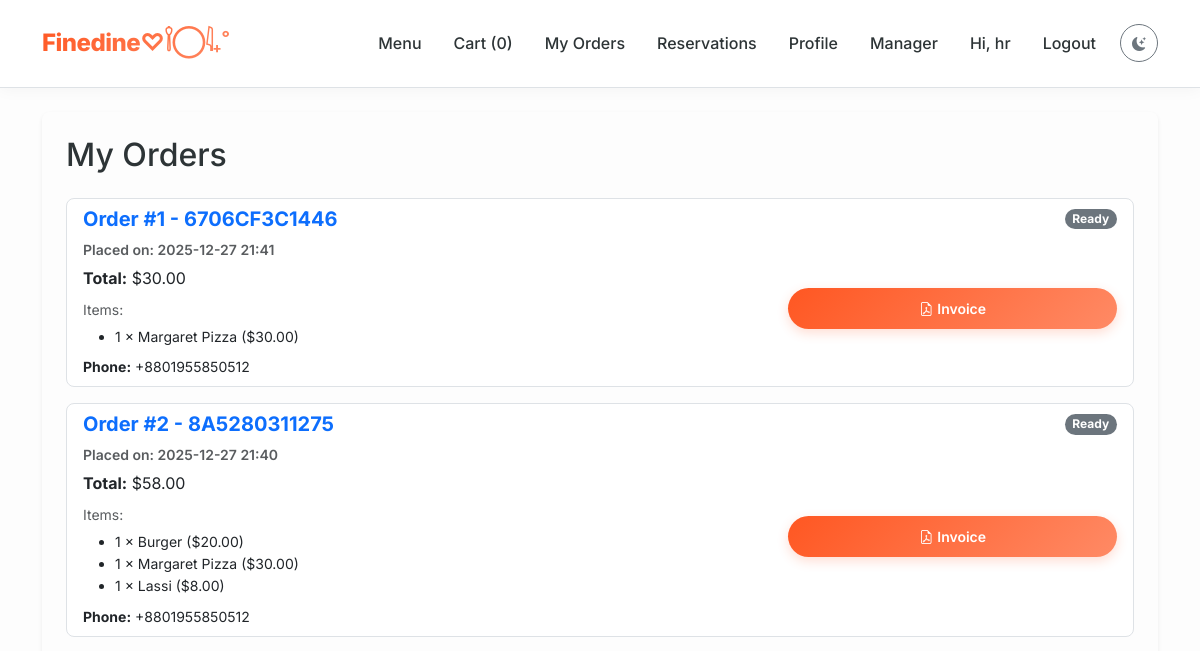
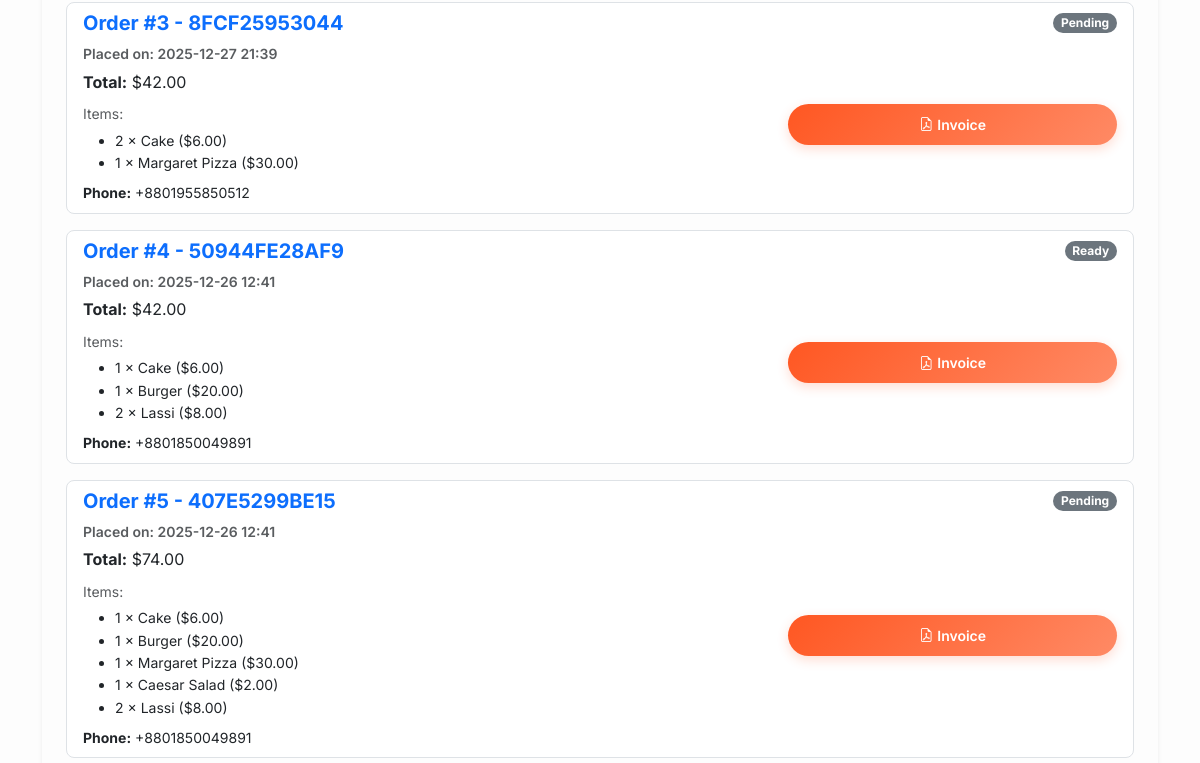
The page /user/my-orders (signed in, upper part) on the database as committed earlier (2 pictures, top to bottom).
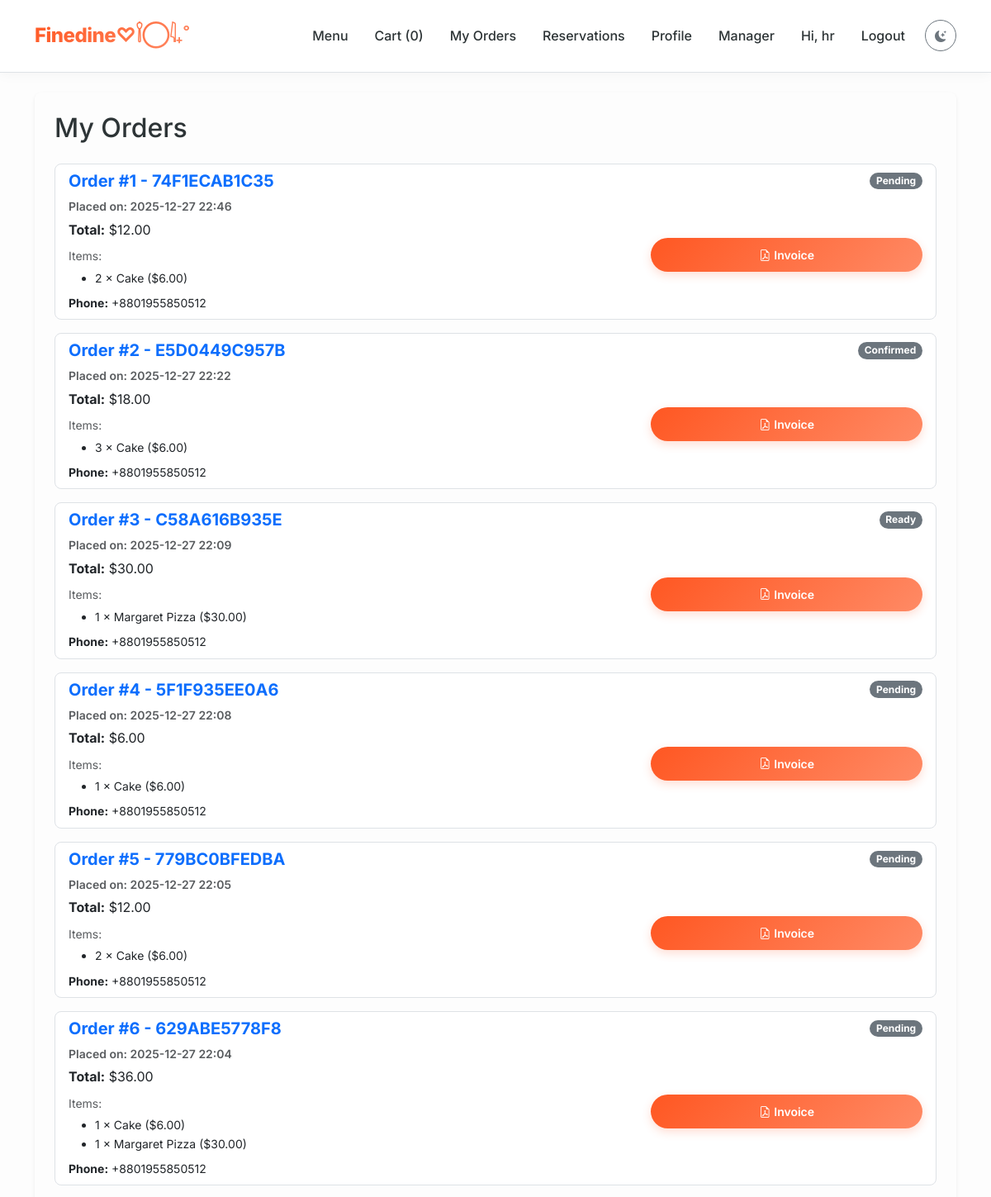
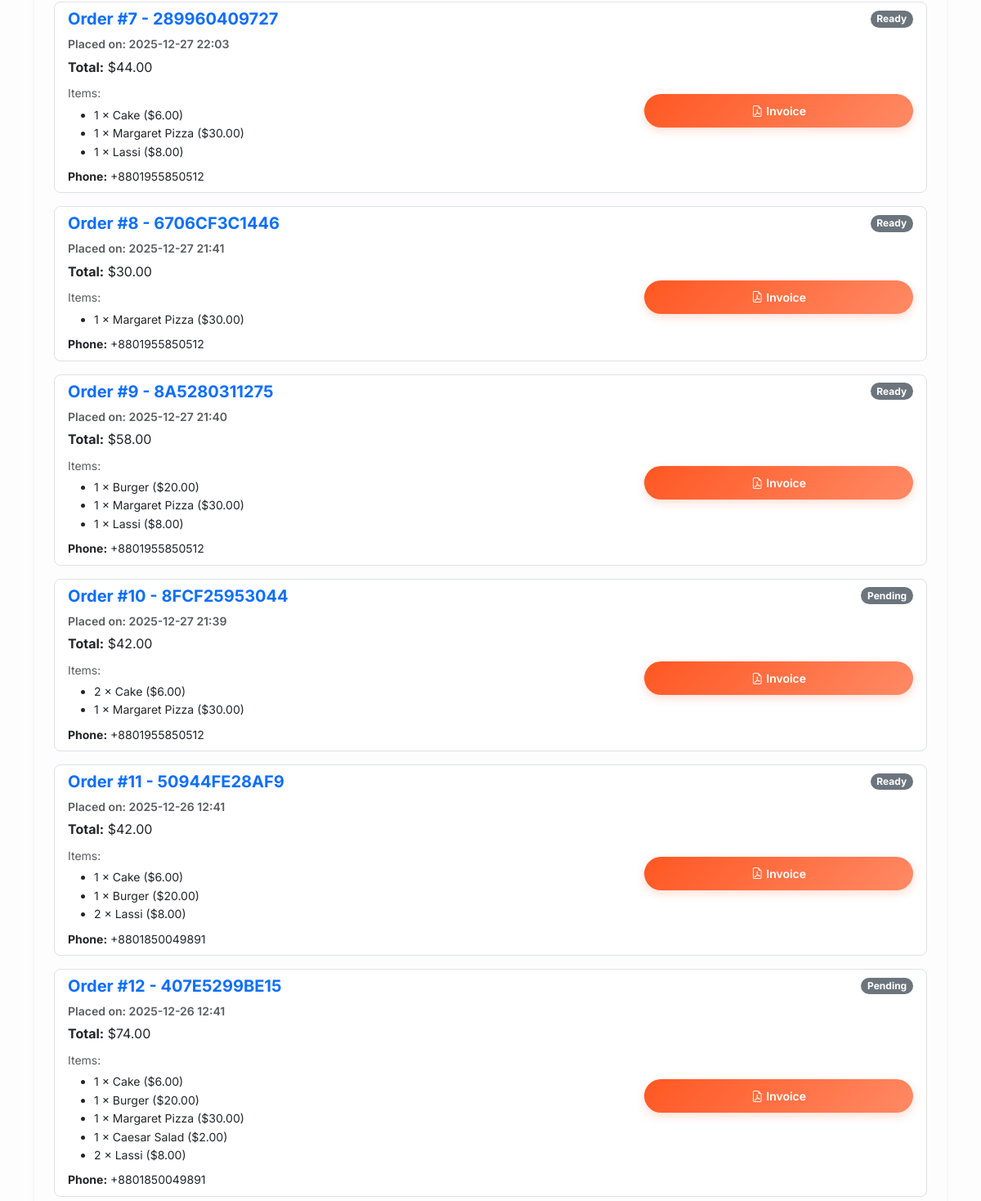
The same page on the database as committed later (2 pictures, top to bottom).
### models/models.py (models this page shows, shortened)
class User(db.Model):
    id = db.Column(db.Integer, primary_key=True)
    username = db.Column(db.String(120), unique=True, nullable=False)
    member_id = db.Column(db.String(20), unique=True)  # Custom ID
    email = db.Column(db.String(200), unique=True)
    password = db.Column(db.String(255), nullable=False)
    full_name = db.Column(db.String(200))
    phone = db.Column(db.String(50))
    address_district = db.Column(db.String(100))
    address_city = db.Column(db.String(100))
    address_street = db.Column(db.String(200))
    profile_image = db.Column(db.String(200))  # image filename
    reset_token = db.Column(db.String(100), nullable=True)
    reset_token_expiry = db.Column(db.DateTime, nullable=True)
    role = db.Column(db.Enum('admin', 'manager', 'cashier', 'waiter', 'chef', 'customer', name='user_roles'), default='customer')
    email_verified = db.Column(db.Boolean, default=False)
    email_verification_code = db.Column(db.String(10), nullable=True)
    created_at = db.Column(db.DateTime, default=get_dhaka_time)
    orders = db.relationship('Order', backref='user', lazy=True)
    reservations = db.relationship('Reservation', backref='user', lazy=True)
    ratings = db.relationship('Rating', backref='user', lazy=True)
    staff_shifts = db.relationship('StaffShift', backref='user', lazy=True)
    staff_shifts = db.relationship('StaffShift', backref='user', lazy=True)

class Order(db.Model):
    __tablename__ = 'orders'
    id = db.Column(db.Integer, primary_key=True)
    unique_order_number = db.Column(db.String(12), unique=True, nullable=False, default=lambda: str(uuid.uuid4().hex[:12]).upper())
    user_id = db.Column(db.Integer, db.ForeignKey('user.id'), nullable=False)
    items = db.Column(db.Text, nullable=False)  # JSON string of items
    total = db.Column(db.Float, nullable=False)
    status = db.Column(db.String(50), default='Placed')
    payment_status = db.Column(db.String(20), default='pending')
    payment_method = db.Column(db.String(20), nullable=True)
    discount = db.Column(db.Float, default=0.0)
    order_type = db.Column(db.Enum('dine_in', 'takeaway', name='order_type'), default='dine_in')
    phone = db.Column(db.String(50), nullable=False)
    address_district = db.Column(db.String(100), nullable=False)
    address_city = db.Column(db.String(100), nullable=False)
    address_street = db.Column(db.String(255), nullable=False)
    created_at = db.Column(db.DateTime, default=get_dhaka_time)
    items_parsed = db.Column(db.PickleType)

class MenuItem(db.Model):
    id = db.Column(db.Integer, primary_key=True)
    name = db.Column(db.String(150), nullable=False)
    price = db.Column(db.Float, nullable=False, default=0.0)
    category = db.Column(db.String(100), nullable=True)
    ingredients = db.Column(db.String(400), nullable=True)
    availability = db.Column(db.Boolean, default=True)
    image = db.Column(db.String(300), nullable=True)
    stock_quantity = db.Column(db.Integer, default=0)
    low_stock_threshold = db.Column(db.Integer, default=5)
    ratings = db.relationship('Rating', backref='menu_item', lazy=True, cascade="all, delete-orphan")

### routes/user.py (the view)
@user_bp.route('/my-orders')
def orders():
    if 'user_id' not in session:
        return redirect(url_for('auth.login'))
    user = User.query.get(session['user_id'])
    my_orders = Order.query.filter_by(user_id=user.id).order_by(Order.created_at.desc()).all()
    for o in my_orders:
        try:
             o.items_parsed = json.loads(o.items)
        except:
             o.items_parsed = []
    return render_template('orders.html', orders=my_orders)

### app.py (called while the page is built)
@app.before_request
def refresh_user_session():
    if 'user_id' in session:
        user = User.query.get(session['user_id'])
        if user:
            session['role'] = user.role
            session['is_admin'] = (user.role == 'admin')
            session['username'] = user.username
        else:
            session.clear()

@app.context_processor
def inject_global_data():
    cart = session.get('cart', {})
    count = sum(cart.values()) if isinstance(cart, dict) else 0
    @cache.cached(timeout=300, key_prefix='best_rated_item_context')
    def get_best_rated_item():
        all_items = MenuItem.query.options(db.joinedload(MenuItem.ratings)).all()
        best_item = None
        max_avg = 0
        for it in all_items:
            ratings = it.ratings
            if not ratings:
                avg = 0
            else:
                avg = round(sum(r.score for r in ratings) / len(ratings), 1)
            if avg > max_avg:
                max_avg = avg
                best_item = it
        return best_item
    return dict(cart_count=count, best_rated_item=get_best_rated_item())

### templates/orders.html (shortened to what this page needs)
{% extends 'base.html' %}
{% block content %}
<div class="light-mode-card p-4 rounded-3 shadow-sm mb-5 animate-on-scroll">
  <h2 class="mb-4">My Orders</h2>
  <div class="list-group">
    {% for o in orders %}
    <div class="list-group-item list-group-item-action mb-3 rounded-3 border">
      <div class="d-flex w-100 justify-content-between align-items-center mb-2">
        <h5 class="mb-0 fw-bold text-primary">
          Order #{{ loop.index }} - {{ o.unique_order_number }}
        </h5>
        <span class="badge bg-secondary rounded-pill">{{ o.status }}</span>
      </div>
      <div class="row">
        <div class="col-md-8">
          <p class="mb-1 fw-semibold text-muted small">
            Placed on: {{ o.created_at.strftime('%Y-%m-%d %H:%M') }}
          </p>
          <p class="mb-2"><strong>Total:</strong> ${{ '%.2f'|format(o.total) }}</p>
          <small class="text-muted d-block mb-1">Items:</small>
          <ul class="small mb-2">
            {% for it in o.items_parsed %}
            <li>{{ it['qty'] }} × {{ it['name'] }} (${{ '%.2f'|format(it['price']) }})</li>
            {% endfor %}
          </ul>
          <p class="small mb-0"><strong>Phone:</strong> {{ o.phone }}</p>
        </div>
        <div class="col-md-4 text-md-end mt-3 mt-md-0 d-flex flex-column justify-content-center">
          <a href="{{ url_for('orders.download_invoice', order_id=o.id) }}" target="_blank"
            class="btn btn-sm btn-primary">
            <i class="bi bi-file-earmark-pdf me-1"></i>Invoice
          </a>
        </div>
      </div>
    </div>
    {% else %}
    <div class="alert alert-light border-0 py-4 text-center">
      <i class="bi bi-bag-x display-4 d-block mb-3 text-muted"></i>
      You have no orders yet.
    </div>
    {% endfor %}
  </div>
</div>
{% endblock %}

### templates/base.html (shortened to what this page needs)
<!doctype html>
<html lang="en">
<head>
  <link href="https://cdn.jsdelivr.net/npm/bootstrap@5.3.2/dist/css/bootstrap.min.css" rel="stylesheet">
  <link rel="stylesheet" href="https://cdn.jsdelivr.net/npm/bootstrap-icons@1.11.1/font/bootstrap-icons.css">
  <link href="{{ url_for('static', filename='css/main.css') }}" rel="stylesheet">
</head>
<body class="d-flex flex-column min-vh-100">
  <nav class="navbar navbar-expand-lg navbar-light bg-white border-bottom sticky-top">
    <div class="container">
      <a class="navbar-brand nav-brand" href="{{ url_for('main.index') }}">Finedine♡𓌉◯𓇋₊˚</a>
      <div class="collapse navbar-collapse" id="navCollapse">
        <ul class="navbar-nav ms-auto align-items-center">
          <li class="nav-item"><a class="nav-link" href="{{ url_for('main.menu') }}">Menu</a></li>
          <li class="nav-item">
            <a class="nav-link" href="{{ url_for('cart.view_cart') }}">
              Cart (<span id="cart-count">{{ cart_count }}</span>)
            </a>
          </li>
          {% if session.get('username') %}
          <li class="nav-item"><a class="nav-link" href="{{ url_for('user.orders') }}">My Orders</a></li>
          <li class="nav-item"><a class="nav-link" href="{{ url_for('reservations.my_reservations') }}">Reservations</a>
          </li>
          <li class="nav-item"><a class="nav-link" href="{{ url_for('user.profile') }}">Profile</a></li>
          {% if session.get('role') == 'admin' or session.get('is_admin') %}
          <li class="nav-item">
            <a class="nav-link" href="{{ url_for('admin.index') }}">Admin</a>
          </li>
          {% elif session.get('role') == 'manager' %}
          <li class="nav-item">
            <a class="nav-link" href="{{ url_for('employees.attendance') }}">Manager</a>
          </li>
          {% endif %}
          <li class="nav-item"><span class="nav-link disabled">Hi, {{ session.get('username') }}</span></li>
          <li class="nav-item"><a class="nav-link" href="{{ url_for('auth.logout') }}">Logout</a></li>
          {% else %}
          <li class="nav-item"><a class="nav-link" href="{{ url_for('auth.login') }}">Login</a></li>
          <li class="nav-item"><a class="nav-link" href="{{ url_for('auth.register') }}">Register</a></li>
          {% endif %}
          <li class="nav-item ms-2">
            <button id="theme-toggle" class="btn btn-sm btn-outline-secondary rounded-circle"
              style="width: 38px; height: 38px; padding: 0;">
              <i class="bi bi-moon-stars-fill"></i>
            </button>
          </li>
        </ul>
      </div>
    </div>
  </nav>
  <main class="container my-4">
    {% block content %}{% endblock %}
  </main>
</body>
</html>

### static/css/main.css (style rules this page uses)
:root { --primary-color: #ff5722; --primary-hover: #e64a19; --secondary-color: #2d3436; --accent-color: #ff9f43; --background-bg: #fdfdfd; --card-bg: #ffffff; --text-main: #2d3436; --text-muted: #636e72; --primary-gradient: linear-gradient(135deg, #ff5722 0%, #ff8a65 100%); --hero-gradient: linear-gradient(120deg, rgba(255, 87, 34, 0.9), rgba(255, 159, 67, 0.9)); --shadow-sm: 0 4px 12px rgba(0, 0, 0, 0.06); --shadow-md: 0 10px 25px rgba(0, 0, 0, 0.1); --shadow-lg: 0 20px 50px rgba(0, 0, 0, 0.15); --radius-md: 12px; --radius-lg: 20px; --radius-pill: 50px; --transition-fast: 0.2s cubic-bezier(0.25, 0.46, 0.45, 0.94); --transition-smooth: 0.4s cubic-bezier(0.165, 0.84, 0.44, 1); --transition-premium: 0.6s cubic-bezier(0.22, 1, 0.36, 1); }
body { font-family: 'Inter', system-ui, -apple-system, sans-serif; background-color: var(--background-bg); color: var(--text-main); line-height: 1.6; -webkit-font-smoothing: antialiased; transition: background-color 0.3s ease, color 0.3s ease; }
.animate-on-scroll { opacity: 0; transform: translateY(20px); transition: opacity 0.6s ease-out, transform 0.6s ease-out; }
.animate-on-scroll.is-visible { opacity: 1; transform: translateY(0); }
.navbar { backdrop-filter: blur(10px); background-color: rgba(255, 255, 255, 0.85) !important; box-shadow: 0 2px 15px rgba(0, 0, 0, 0.04); padding: 1.2rem 0; transition: all var(--transition-smooth); }
.navbar-collapse { transition: all 0.1s ease-in-out; }
.nav-brand { font-weight: 800; letter-spacing: -0.5px; background: var(--primary-gradient); background-clip: text; -webkit-background-clip: text; -webkit-text-fill-color: transparent; font-size: 1.5rem; }
.navbar-nav .nav-link { font-weight: 500; color: var(--text-main) !important; margin: 0 8px; position: relative; transition: color var(--transition-fast); }
.nav-link, .nav-brand { -webkit-tap-highlight-color: transparent; }
.navbar-nav .nav-link::after { content: ""; position: absolute; left: 50%; bottom: -4px; width: 0%; height: 2px; background-color: var(--primary-color); transition: all 0.3s ease; transform: translateX(-50%); }
.btn-primary { background: var(--primary-gradient); border: none; border-radius: var(--radius-pill); padding: 10px 24px; font-weight: 600; box-shadow: 0 4px 12px rgba(255, 87, 34, 0.2); transition: transform var(--transition-fast), box-shadow var(--transition-fast); }

Rows that differ between the two databases and show on the page:
added Order: unique_order_number "74F1ECAB1C35", status "Pending", created_at "2025-12-27 22:46", total "12.00", phone "+8801955850512", MenuItem (qty "2", name "Cake", price "6.00")
added Order: unique_order_number "E5D0449C957B", status "Confirmed", created_at "2025-12-27 22:22", total "18.00", phone "+8801955850512", MenuItem (qty "3", name "Cake", price "6.00")
added Order: unique_order_number "C58A616B935E", status "Ready", created_at "2025-12-27 22:09", total "30.00", phone "+8801955850512", MenuItem (qty "1", name "Margaret Pizza", price "30.00")
added Order: unique_order_number "5F1F935EE0A6", status "Pending", created_at "2025-12-27 22:08", total "6.00", phone "+8801955850512", MenuItem (qty "1", name "Cake", price "6.00")
added Order: unique_order_number "779BC0BFEDBA", status "Pending", created_at "2025-12-27 22:05", total "12.00", phone "+8801955850512", MenuItem (qty "2", name "Cake", price "6.00")
added Order: unique_order_number "629ABE5778F8", status "Pending", created_at "2025-12-27 22:04", total "36.00", phone "+8801955850512", MenuItem (qty "1", name "Cake", price "6.00"), MenuItem (qty "1", name "Margaret Pizza", price "30.00")
added Order: unique_order_number "289960409727", status "Ready", created_at "2025-12-27 22:03", total "44.00", phone "+8801955850512", MenuItem (qty "1", name "Cake", price "6.00"), MenuItem (qty "1", name "Margaret Pizza", price "30.00"), MenuItem (qty "1", name "Lassi", price "8.00")
